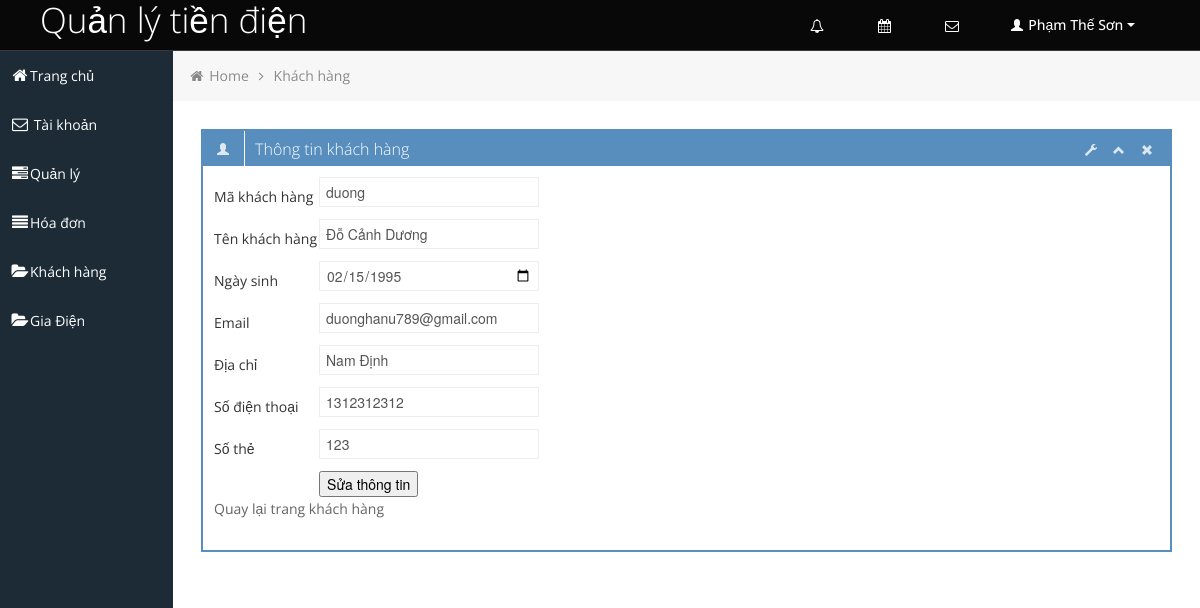
The page /Giaodien/QuanLy/suakhachhang.php?id=duong (signed in) on the database its author committed.
### tables this page shows
CREATE TABLE `khachhang` (
  `MaKH` varchar(20) NOT NULL COMMENT 'Mã khách hàng',
  `TenKH` varchar(50) NOT NULL COMMENT 'Tên khách hàng',
  `NgaySinh` date NOT NULL COMMENT 'Ngày sinh',
  `Email` varchar(30) NOT NULL,
  `DiaChi` varchar(50) NOT NULL COMMENT 'Địa chỉ',
  `SDT` varchar(20) NOT NULL COMMENT 'Số điện thoại',
  `MaThe` varchar(20) NOT NULL COMMENT 'Mã thẻ ngân hàng'
);

### Giaodien/QuanLy/suakhachhang.php (the view, shortened to what this page needs)
<!DOCTYPE html>
<html lang="en">
<head>
	<link id="bootstrap-style" href="css/bootstrap.min.css" rel="stylesheet">
	<link href="css/bootstrap-responsive.min.css" rel="stylesheet">
	<link id="base-style" href="css/style.css" rel="stylesheet">
	<link id="base-style-responsive" href="css/style-responsive.css" rel="stylesheet">
</head>
<body>
	<div class="navbar">
		<div class="navbar-inner">
			<div class="container-fluid">
				<a class="brand" href="index.html"><span>Quản lý tiền điện</span></a>
				<div class="nav-no-collapse header-nav">
					<ul class="nav pull-right">
						<li class="dropdown hidden-phone">
							<a class="btn dropdown-toggle" data-toggle="dropdown" href="#">
								<i class="icon-bell"></i>
							</a>
						</li>
						<li class="dropdown hidden-phone">
							<a class="btn dropdown-toggle" data-toggle="dropdown" href="#">
								<i class="icon-calendar"></i>
							</a>
						</li>
						<li class="dropdown hidden-phone">
						<a class="btn dropdown-toggle"  onclick="sendmail()"><i class="icon-envelope"></i></a>
						</li>
						<li class="dropdown">
							<a class="btn dropdown-toggle" data-toggle="dropdown" href="#">
								<i class="halflings-icon white user"></i> <?php echo $_SESSION['name']; ?>
								<span class="caret"></span>
							</a>
						</li>
					</ul>
				</div>
			</div>
		</div>
	</div>
		<div class="container-fluid-full">
		<div class="row-fluid">
			<div id="sidebar-left" class="span2">
				<div class="nav-collapse sidebar-nav">
				<ul class="nav nav-tabs nav-stacked main-menu">
						<li><a href="index.php"><i class="icon-home"></i><span class="hidden-tablet">Trang chủ</span></a></li>
						<li><a href="taikhoan.php"><i class="icon-envelope"></i><span class="hidden-tablet"> Tài khoản </span></a></li>
						<li><a href="quanly.php"><i class="icon-tasks"></i><span class="hidden-tablet">Quản lý</span></a></li>
						<li><a href="hoadon.php"><i class="icon-align-justify"></i><span class="hidden-tablet">Hóa đơn</span></a></li>
						<li><a href="khachhang.php"><i class="icon-folder-open"></i><span class="hidden-tablet">Khách hàng</span></a></li>
						<li><a href="trangthaisodien.php"><i class="icon-folder-open"></i><span class="hidden-tablet">Gia Điện</span></a></li>
					</ul>
				</div>
			</div>
			<div id="content" class="span10">
			<ul class="breadcrumb">
				<li>
					<i class="icon-home"></i>
					<a href="index.php">Home</a>
					<i class="icon-angle-right"></i>
				</li>
				<li><a href="khachhang.php">Khách hàng</a></li>
			</ul>
            <div class="row-fluid sortable">
				<div class="box span12">
					<div class="box-header" data-original-title>
						<h2><i class="halflings-icon white user"></i><span class="break"></span>Thông tin khách hàng</h2>
						<div class="box-icon">
							<a href="#" class="btn-setting"><i class="halflings-icon white wrench"></i></a>
							<a href="#" class="btn-minimize"><i class="halflings-icon white chevron-up"></i></a>
							<a href="#" class="btn-close"><i class="halflings-icon white remove"></i></a>
						</div>
					</div>
					<div class="box-content">
					<?php
						include '../../connect.php';
						$makh = $_GET['id'];
						$sql = "SELECT * FROM khachhang Where MaKH = '".$makh."'";
						$result = mysqli_query($connect,$sql);
						if(mysqli_num_rows($result)>0)
						{
							while($row =mysqli_fetch_assoc($result))
							{
						?>
						<form method="post" action = "xulyupdatekhachhang.php?id=<?php echo $row['MaKH']?>">
                            <table>
                                <tr>
                                    <td>Mã khách hàng </td>
                                    <td> <input type="text" name="makh" value="<?php echo $row['MaKH']?>">
                                    </td>
                                </tr>
                                <tr>
                                    <td>Tên khách hàng </td>
                                    <td> <input type="text" name="ten" value="<?php echo $row['TenKH']?>"></td>
								</tr>
								<tr>
                                    <td>Ngày sinh</td>
                                    <td> <input type="date" name="ngaysinh" value= "<?php echo $row['NgaySinh']?>"></td>
                                </tr>
                                <tr>
                                    <td>Email</td>
                                    <td> <input type="text" name="Email" value="<?php echo $row['Email']?>"></td>
                                </tr>
								<tr>
                                    <td>Địa chỉ </td>
                                    <td> <input type="text" name="quequan" value="<?php echo $row['DiaChi']?>"></td>
                                </tr>
								<tr>
                                    <td>Số điện thoại </td>
                                    <td> <input type="text" name="SDT" value="<?php echo $row['SDT']?>"></td>
								</tr>
                                <tr><td>Số thẻ</td>
                                    <td> <input type="text" name="Sothe" value="<?php echo $row['MaThe']?>"></td></tr>
                                <tr><td></td>
                                    <td colspan=2>
                                    <input id="btnChapNhan" type="submit" value="Sửa thông tin" name="sua"/>
                                    </td>
                                </tr>
                                <tr>
                                    <td colspan=2>
                                    <a href="khachhang.php">Quay lại trang khách hàng</a>
                                    </td></tr>
                            </table>
                        </form>
						<?php
							}
						}
						?>
			</div>
	</div>
		</div>
		</div>
</body>
</html>

### Giaodien/QuanLy/css/style.css (style rules this page uses)
body { background: #F5F5F5; color: #333; border: none; font-family: 'Open Sans', sans-serif; font-weight: 400; }
a { color: #646464; }
h2 { font-size: 16px; line-height: 16px; }
.navbar { margin-bottom: 0px; }
.navbar-inner { margin-bottom: 0px; min-height: 40px; padding-right: 20px; padding-left: 20px; background: #080808; filter: none; text-shadow: 1px 1px 1px #0a0c0e; border: none; color: #fff; -webkit-border-radius: 0px; -moz-border-radius: 0px; border-radius: 0px; *zoom: 1; border-bottom: 1px solid #38383D; }
.navbar-inner a { color: #7b7b7b; text-shadow: 0 -1px 1px #0b090a; }
.navbar-inner a i { margin-top: 2px; }
a.brand span { color: #fff; text-shadow: none; }
.header-nav { padding: 0px; color: #fff !important; background: #000 !important; }
.header-nav .nav { margin: 0px; }
.header-nav .btn { display: inline-block; padding: 21px 20px; margin-top: 0px; margin-left: 0px; font-size: 14px; line-height: 20px; text-align: center; text-shadow: none; vertical-align: middle; cursor: pointer; background: transparent; border-left: none; border-right: none; border-top: 0px; border-bottom: 0px; -webkit-border-radius: 0px; -moz-border-radius: 0px; border-radius: 0px; -webkit-box-shadow: none !important; -moz-box-shadow: none !important; box-shadow: none !important; }
.header-nav a.btn { color: #fff !important; text-shadow: none !important; padding: 15px 25px !important; }
.header-nav .btn .caret { border-top-color: #fff !important; border-bottom-color: #fff !important; }
#sidebar-left { background: #1C2B36; }
.sidebar-nav > ul { margin: 0px; padding-bottom: 1px; font-size: 14px; }
.nav-tabs.nav-stacked > li > a, .nav-tabs.nav-stacked > li > ul > li > a { padding: 15px 10px 14px 10px; color: #fff; border-top: none; border-bottom: 1px solid transparent; border-left: none; border-right: none; text-decoration: none; -webkit-border-radius: 0px; -moz-border-radius: 0px; border-radius: 0px; }
.nav-tabs.nav-stacked > li:last-child > a { border-bottom: 1px solid transparent; }
.nav-tabs.nav-stacked > li > a > i, .nav-tabs.nav-stacked > li > ul > li > a > i { opacity: 1; filter: alpha(opacity=100); -ms-filter:"progid:DXImageTransform.Microsoft.Alpha(Opacity=100)"; font-size: 16px; }
.nav-tabs.nav-stacked > li:first-child > a { margin: 0px 0px 0px 0px; -webkit-border-radius: 0px; -moz-border-radius: 0px; border-radius: 0px; }
.nav-tabs.nav-stacked > li:last-child > a { -webkit-border-radius: 0px; -moz-border-radius: 0px; border-radius: 0px; }
#content { background: #ffffff; filter: none; min-height: 100%; padding: 20px 20px; position: relative; }
.breadcrumb { margin: -28px -28px 28px -28px; line-height: 34px; background: #F7F7F7; border: 0px; color: #888; -webkit-box-shadow: none; -moz-box-shadow: none; box-shadow: none; -webkit-border-radius: 0px; -moz-border-radius: 0px; border-radius: 0px; }
.breadcrumb a { color: #888; text-shadow: 0px 1px 1px #fff; }
.box { border: 2px solid #578EBE; background: #fff !important; margin-bottom: 28px; }
.box-header { height: 16px; font-size: 16px; line-height: 16px; padding: 10px; background: #578EBE; -webkit-box-shadow: none; -moz-box-shadow: none; box-shadow: none; overflow: hidden; }
.box-header h2 { float:left; margin-top: 0px; font-weight: 300; }
.box-header .box-icon, .box-header h2 { color:#fff; }
.box-header h2 i { margin: 0px 3px 0px 4px; opacity: .8; filter: alpha(opacity=80); -ms-filter:"progid:DXImageTransform.Microsoft.Alpha(Opacity=80)"; }
.box-header .box-icon { float:right; margin-top: 1px; }
.box-header .box-icon i { -webkit-transition: all 0.1s ease-in-out; -moz-transition: all 0.1s ease-in-out; -o-transition: all 0.1s ease-in-out; -ms-transition: all 0.1s ease-in-out; transition: all 0.1s ease-in-out; opacity: .8; filter: alpha(opacity=80); -ms-filter:"progid:DXImageTransform.Microsoft.Alpha(Opacity=80)"; }
.box-header .box-icon a { margin: 0px 5px; }
.box-content { position: relative; z-index: 50; margin-top: -1px; padding: 10px; background: #fff !important; }
.btn { display: inline-block; padding: 6px 12px; margin-bottom: 0; font-size: 14px; font-weight: 500; line-height: 20px; text-align: center; white-space: nowrap; vertical-align: middle; cursor: pointer; border: 1px solid #a7a9aa; -webkit-border-radius: 0px !important; border-radius: 0px !important; }
.btn i { margin-top: 2px; }
.btn { color: #ffffff; background-color: #a7a9aa; border-color: #a7a9aa; background-image: none; filter: none; text-shadow: none; }
.navbar .brand { font-size: 35px; }

### rows shown on the page
khachhang: makh "duong", ten "Đỗ Cảnh Dương", ngaysinh "02/15/1995", Email "duonghanu789@gmail.com", quequan "Nam Định", SDT "1312312312", Sothe "123"

### other values the page prints
$_SESSION['name'] "Phạm Thế Sơn"
